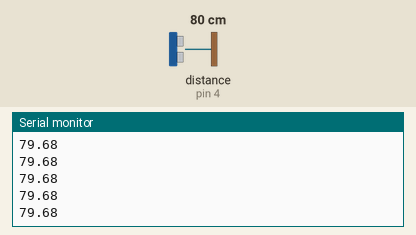
Simulated run of this sketch. Board: Arduino Uno, built with avr-gcc and run on an emulated ATmega328P. On the bench: the last lines printed to the serial monitor. Wiring (inferred from the names in the program): ultrasonic range finder: trigger pin 2; echo pin 4. Inputs (shaded band) come from the test bench; at power-on: distance to the obstacle (sensor on pin 4) 80 cm. The echo pulse lasts 58.3 µs per cm.

Above: at 1.2 s.
1.3 s: distance to the obstacle (sensor on pin 4) set to 2 cm
At 2.4 s:
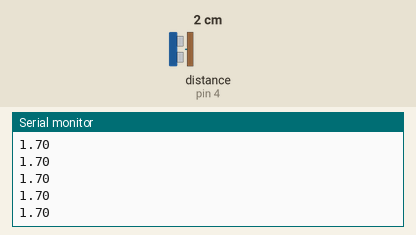
2.8 s: distance to the obstacle (sensor on pin 4) set to 4 cm
At 3.7 s:
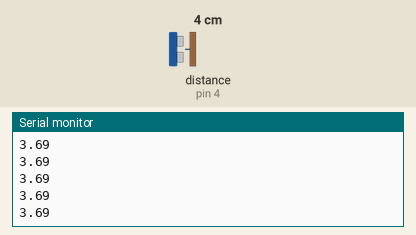
Timing chart, 0 to 5.8 s (numbered marks = the images above; inputs shaded):
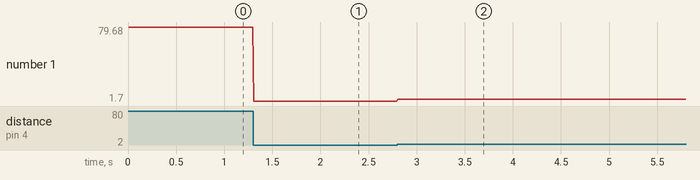

Measured:
- after the input at 1.3 s, the serial monitor: prints a new line at once (image 1)
- after the input at 2.8 s, the serial monitor: prints a new line at once (image 2)
- plotted number 1: 79.68 → 1.7 after the input at 1.3 s, 1.7 → 3.69 after the input at 2.8 s

The sketch:

ultrasonic.ino
```cpp
//ultrasonic variables start here
long echotime;
float cm;
int echopin=4;
int trigpin=2;

void setup()
{
   Serial.begin(9600);

 pinMode(trigpin,OUTPUT);
 pinMode(echopin,INPUT);
}

void loop()
{
  Serial.println(echolocation());
  delay(10);
}

float echolocation()
{
  //trigerring trig pin
   digitalWrite(trigpin,LOW);
delayMicroseconds(4);
 digitalWrite(trigpin,HIGH);
delayMicroseconds(10);
   digitalWrite(trigpin,LOW);
   //end trigger trig pin
   //begim measuring echotime
  echotime=pulseIn(echopin,HIGH);
  //end measuring echotime
  //begin calculating distance in cm
cm=echotime*0.01715;
//end calculating distance in cm
   return cm;
}
```
